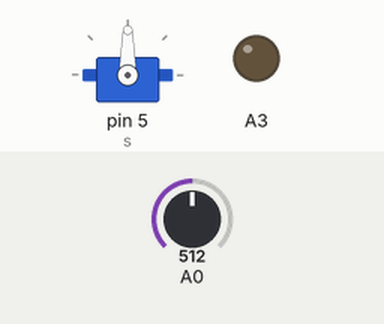
The sketch below on a simulated Arduino Uno, built with avr-gcc and run on an emulated ATmega328P. Parts: servo, output pins drawn as LEDs (lit = HIGH). Inputs (shaded band) come from the test bench; at power-on: A0 = 512. What the sketch prints to the serial monitor is not drawn.

Above: at 1.2 s.
1.3 s: A0 set to 716
At 2.7 s:
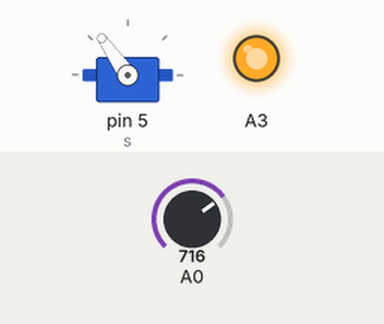
3.0 s: A0 set to 900
At 4.2 s:
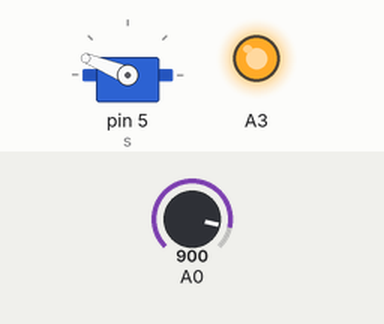
4.5 s: A0 set to 1023
At 5.6 s:
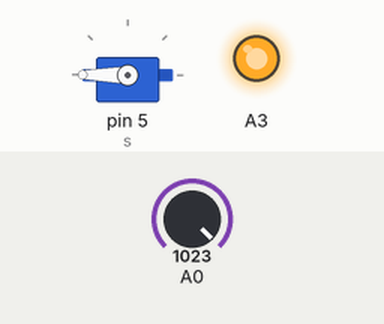
6.1 s: A0 set to 511
At 6.26 s:
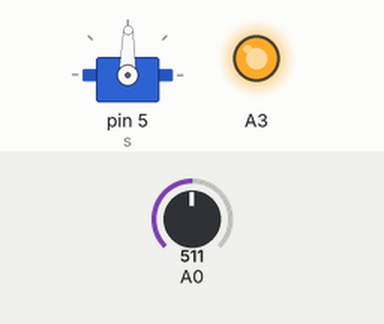
7.8 s: A0 set to 306
At 8.3 s:
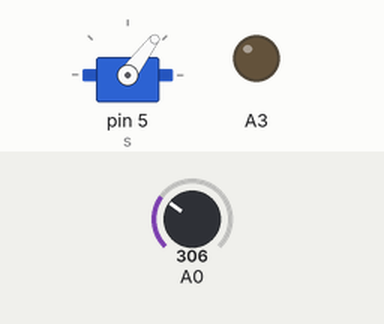
9.3 s: A0 set to 122
At 10.9 s:
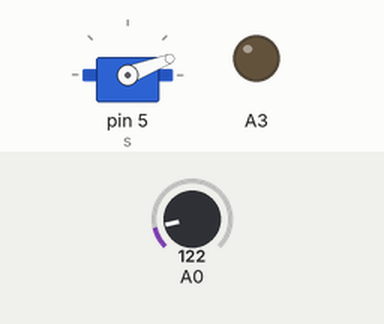
Timing chart, 0 to 11.9 s (numbered marks = the images above; inputs shaded):
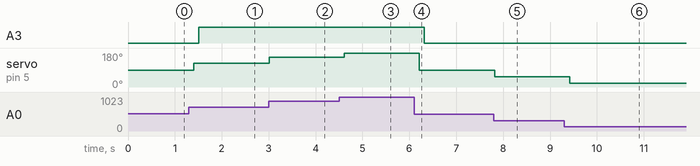

Measured:
- after the input at 1.3 s, A3: LOW → HIGH after 0.20 s; servo on pin 5 (s): 90° → 125° after 0.10 s
- after the input at 3.0 s, servo on pin 5 (s): 125° → 158° at once
- after the input at 4.5 s, servo on pin 5 (s): 158° → 180° after 0.11 s
- after the input at 6.1 s, A3: HIGH → LOW after 0.22 s; servo on pin 5 (s): 180° → 89° after 0.12 s
- after the input at 7.8 s, servo on pin 5 (s): 89° → 53° at once
- after the input at 9.3 s, servo on pin 5 (s): 53° → 21° after 0.12 s

The sketch:

servo_ultra.ino
```cpp
// C++ code
//
#include<Servo.h>
Servo s;
int read;
int pinn=8;
long dat;
#define pp A4
void setup()

{
  Serial.begin(9600);
  s.attach(5);
  pinMode(pp,OUTPUT);
  pinMode(pp,INPUT);
  Serial.print("attached");
}

void loop()
{
  serv();


}


void serv(){
read=analogRead(A0);
  Serial.print(read);
  int sread=map(read,0,1023,0,180);
  int lread=map(read,0,1023,0,255);
  s.write(sread);
  delay(100);
  analogWrite(A3,lread);
  delay(100);


  //int lread=map(read,0,1023,0,255);

  //delay(10);


  //s.write(180);
 // Serial.write("rotate");

 // for(int i=0;i<180;i++){
 // s.write(i);
    //Serial.write("++");
  //  delay(10);
 // }
  //for(int i=180;i>=1;i--){
  //s.write(i);
  //  Serial.write("--");
   // delay(10);
  //}
}

void ultra(){
  Serial.print("clearing");
  analogWrite(pp,LOW);
  delay(10);
  analogWrite(pp,HIGH);
  delay(10);
  analogWrite(pp,LOW);
delay(10);
  dat=pulseIn(pp,HIGH);
  Serial.print(dat);
  delay(10);}
```
